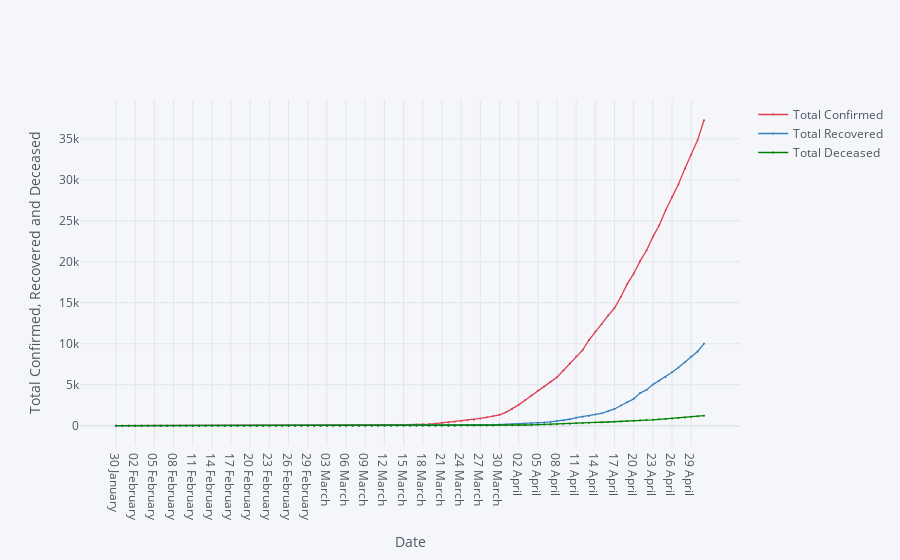

The notebook cell saved with this chart:
### Markdown cell above
# Total confirmed, recovered and deceased- datewise.

### Code cell
df6.iplot(kind= 'scatter', x= 'Date', y=['Total Confirmed', 'Total Recovered', 'Total Deceased'], mode= 'markers+lines', xTitle= 'Date', yTitle= 'Total Confirmed, Recovered and Deceased', color= ['red', 'blue', 'green'], size= 2)

### Figure 1 — Plotly figure (JSON) as saved in the notebook; plotly's stock layout.template omitted (floating-point values rounded to 4 significant figures)
{"data": [{"line": {"color": "rgba(219, 64, 82, 1.0)", "dash": "solid", "shape": "linear", "width": 1.3}, "marker": {"size": 2, "symbol": "circle"}, "mode": "markers+lines", "name": "Total Confirmed", "text": "", "type": "scatter", "x": ["30 January ", "31 January ", "01 February ", "02 February ", "03 February ", "04 February ", "05 February ", "06 February ", "07 February ", "08 February ", "09 February ", "10 February ", "11 February ", "12 February ", "13 February ", "14 February ", "15 February ", "16 February ", "17 February ", "18 February ", "19 February ", "20 February ", "21 February ", "22 February ", "23 February ", "24 February ", "25 February ", "26 February ", "27 February ", "28 February ", "29 February ", "01 March ", "02 March ", "03 March ", "04 March ", "05 March ", "06 March ", "07 March ", "08 March ", "09 March ", "10 March ", "11 March ", "12 March ", "13 March ", "14 March ", "15 March ", "16 March ", "17 March ", "18 March ", "19 March ", "20 March ", "21 March ", "22 March ", "23 March ", "24 March ", "25 March ", "26 March ", "27 March ", "28 March ", "29 March ", "30 March ", "31 March ", "01 April ", "02 April ", "03 April ", "04 April ", "05 April ", "06 April ", "07 April ", "08 April ", "09 April ", "10 April ", "11 April ", "12 April ", "13 April ", "14 April ", "15 April ", "16 April ", "17 April ", "18 April ", "19 April ", "20 April ", "21 April ", "22 April ", "23 April ", "24 April ", "25 April ", "26 April ", "27 April ", "28 April ", "29 April ", "30 April ", "01 May "], "y": [1, 1, 1, 2, 3, 3, 3, 3, 3, 3, 3, 3, 3, 3, 3, 3, 3, 3, 3, 3, 3, 3, 3, 3, 3, 3, 3, 3, 3, 3, 3, 3, 5, 6, 28, 30, 31, 34, 39, 48, 63, 71, 81, 91, 102, 112, 126, 146, 171, 198, 256, 334, 403, 497, 571, 657, 730, 883, 1019, 1139, 1326, 1635, 2059, 2545, 3105, 3684, 4293, 4777, 5350, 5915, 6728, 7599, 8453, 9211, 10454, 11485, 12371, 13432, 14354, 15725, 17305, 18544, 20081, 21373, 23040, 24448, 26283, 27890, 29458, 31360, 33065, 34866, 37257]}, {"line": {"color": "rgba(55, 128, 191, 1.0)", "dash": "solid", "shape": "linear", "width": 1.3}, "marker": {"size": 2, "symbol": "circle"}, "mode": "markers+lines", "name": "Total Recovered", "text": "", "type": "scatter", "x": ["30 January ", "31 January ", "01 February ", "02 February ", "03 February ", "04 February ", "05 February ", "06 February ", "07 February ", "08 February ", "09 February ", "10 February ", "11 February ", "12 February ", "13 February ", "14 February ", "15 February ", "16 February ", "17 February ", "18 February ", "19 February ", "20 February ", "21 February ", "22 February ", "23 February ", "24 February ", "25 February ", "26 February ", "27 February ", "28 February ", "29 February ", "01 March ", "02 March ", "03 March ", "04 March ", "05 March ", "06 March ", "07 March ", "08 March ", "09 March ", "10 March ", "11 March ", "12 March ", "13 March ", "14 March ", "15 March ", "16 March ", "17 March ", "18 March ", "19 March ", "20 March ", "21 March ", "22 March ", "23 March ", "24 March ", "25 March ", "26 March ", "27 March ", "28 March ", "29 March ", "30 March ", "31 March ", "01 April ", "02 April ", "03 April ", "04 April ", "05 April ", "06 April ", "07 April ", "08 April ", "09 April ", "10 April ", "11 April ", "12 April ", "13 April ", "14 April ", "15 April ", "16 April ", "17 April ", "18 April ", "19 April ", "20 April ", "21 April ", "22 April ", "23 April ", "24 April ", "25 April ", "26 April ", "27 April ", "28 April ", "29 April ", "30 April ", "01 May "], "y": [0, 0, 0, 0, 0, 0, 0, 0, 0, 0, 0, 0, 0, 0, 1, 1, 1, 2, 2, 2, 2, 3, 3, 3, 3, 3, 3, 3, 3, 3, 3, 3, 3, 3, 3, 3, 3, 3, 3, 3, 4, 4, 4, 10, 10, 13, 14, 15, 15, 20, 23, 23, 23, 25, 40, 43, 50, 75, 85, 102, 137, 150, 169, 191, 230, 286, 329, 394, 469, 565, 635, 786, 972, 1086, 1198, 1365, 1509, 1767, 2040, 2466, 2854, 3273, 3976, 4370, 5012, 5496, 5938, 6523, 7103, 7739, 8429, 9059, 10021]}, {"line": {"color": "rgba(0, 128, 0, 1.0)", "dash": "solid", "shape": "linear", "width": 1.3}, "marker": {"size": 2, "symbol": "circle"}, "mode": "markers+lines", "name": "Total Deceased", "text": "", "type": "scatter", "x": ["30 January ", "31 January ", "01 February ", "02 February ", "03 February ", "04 February ", "05 February ", "06 February ", "07 February ", "08 February ", "09 February ", "10 February ", "11 February ", "12 February ", "13 February ", "14 February ", "15 February ", "16 February ", "17 February ", "18 February ", "19 February ", "20 February ", "21 February ", "22 February ", "23 February ", "24 February ", "25 February ", "26 February ", "27 February ", "28 February ", "29 February ", "01 March ", "02 March ", "03 March ", "04 March ", "05 March ", "06 March ", "07 March ", "08 March ", "09 March ", "10 March ", "11 March ", "12 March ", "13 March ", "14 March ", "15 March ", "16 March ", "17 March ", "18 March ", "19 March ", "20 March ", "21 March ", "22 March ", "23 March ", "24 March ", "25 March ", "26 March ", "27 March ", "28 March ", "29 March ", "30 March ", "31 March ", "01 April ", "02 April ", "03 April ", "04 April ", "05 April ", "06 April ", "07 April ", "08 April ", "09 April ", "10 April ", "11 April ", "12 April ", "13 April ", "14 April ", "15 April ", "16 April ", "17 April ", "18 April ", "19 April ", "20 April ", "21 April ", "22 April ", "23 April ", "24 April ", "25 April ", "26 April ", "27 April ", "28 April ", "29 April ", "30 April ", "01 May "], "y": [0, 0, 0, 0, 0, 0, 0, 0, 0, 0, 0, 0, 0, 0, 0, 0, 0, 0, 0, 0, 0, 0, 0, 0, 0, 0, 0, 0, 0, 0, 0, 0, 0, 0, 0, 0, 0, 0, 0, 0, 0, 0, 1, 1, 2, 2, 2, 3, 3, 4, 4, 4, 7, 9, 10, 11, 16, 19, 24, 27, 41, 47, 53, 69, 83, 96, 118, 134, 161, 181, 227, 249, 290, 332, 359, 396, 423, 449, 487, 522, 560, 593, 646, 682, 722, 781, 825, 881, 939, 1008, 1079, 1154, 1223]}], "layout": {"legend": {"bgcolor": "#F5F6F9", "font": {"color": "#4D5663"}}, "paper_bgcolor": "#F5F6F9", "plot_bgcolor": "#F5F6F9", "title": {"font": {"color": "#4D5663"}}, "xaxis": {"gridcolor": "#E1E5ED", "showgrid": true, "tickfont": {"color": "#4D5663"}, "title": {"font": {"color": "#4D5663"}, "text": "Date"}, "zerolinecolor": "#E1E5ED"}, "yaxis": {"gridcolor": "#E1E5ED", "showgrid": true, "tickfont": {"color": "#4D5663"}, "title": {"font": {"color": "#4D5663"}, "text": "Total Confirmed, Recovered and Deceased"}, "zerolinecolor": "#E1E5ED"}}}
